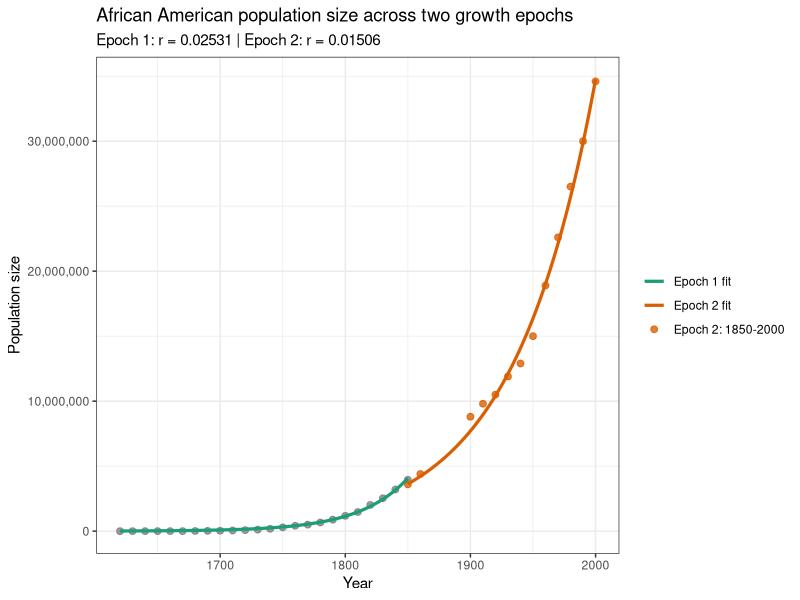

Reproduce this figure in R.
# ______________________________________________________________________________
# Aydin Karatas
# ___
# University of Southern California
# Department of Quantitative and Computational Biology
# Mooney Lab
# ___
# calc.ADMIX.params.R
# ______________________________________________________________________________


library(tidyverse)

# rate 1 ----
# data from Hacker 2021
AA.pop.1.all <- data.frame(
  period = c(
    "1610-1620", "1620-1630", "1630-1640", "1640-1650", "1650-1660",
    "1660-1670", "1670-1680", "1680-1690", "1690-1700", "1700-1710",
    "1710-1720", "1720-1730", "1730-1740", "1740-1750", "1750-1760",
    "1760-1770", "1770-1780", "1780-1790", "1790-1800", "1800-1810",
    "1810-1820", "1820-1830", "1830-1840", "1840-1850", "1850-1860",
    "1860-1861", "1861-1862", "1862-1863", "1863-1864", "1864-1865"
  ),
  pop.beginning = c(
    0, 20, 59, 585, 1568,
    2862, 4444, 6832, 16394, 27806,
    41844, 67294, 95669, 156040, 247027,
    319290, 459446, 558921, 706514, 908036,
    1195182, 1550757, 2021968, 2530405, 3204420,
    3953760, 3991133, 3903859, 3815760, 3726828
  ),
  pop.end = c(
    20, 59, 585, 1568, 2862,
    4444, 6832, 16394, 27806, 41844,
    67294, 95669, 156040, 247027, 319290,
    459446, 558921, 706514, 908036, 1195182,
    1550757, 2021968, 2530405, 3204420, 3953760,
    3991133, 3903859, 3815760, 3726828, 3630336
  ),
  growth.rate.10yr = c(
    NA, 195.0, 891.5, 168.0, 82.5,
    55.3, 53.7, 140.0, 69.6, 50.5,
    60.8, 42.2, 63.1, 58.3, 29.3,
    43.9, 21.7, 26.4, 28.5, 31.6,
    29.8, 30.4, 25.1, 26.6, 23.4,
    NA, NA, NA, NA, NA
  ),
  person.years.lived = c(
    16, 361, 2293, 9970, 21505,
    35952, 55527, 109243, 215999, 343482,
    535651, 806513, 1234030, 1980625, 2816150,
    3851269, 5075599, 6298380, 8030652, 10450423,
    13652609, 17759559, 22666906, 28541607, 35659777,
    3972417, 3947335, 3859642, 3771119, 3144251
  ),
  hours.worked.millions = c(
    0, 1, 5, 23, 49,
    82, 127, 251, 496, 788,
    1229, 1850, 2831, 4544, 6461,
    8835, 11644, 14449, 18423, 23975,
    31321, 40743, 52001, 65478, 81808,
    9113, 9056, 8855, 8651, 7213
  ),
  assumed.birth.rate = c(
    NA, 22.4, 22.4, 22.4, 22.4,
    22.4, 26.5, 27.3, 29.1, 31.0,
    34.6, 41.3, 41.4, 41.2, 46.4,
    39.5, 39.1, 44.7, 50.3, 55.8,
    55.7, 56.5, 56.5, 54.0, 52.3,
    49.6, 49.6, 49.6, 49.6, 49.6
  ),
  births = c(
    NA, 8, 51, 223, 481,
    804, 1472, 2986, 6295, 10635,
    18524, 33316, 51150, 81536, 130654,
    151957, 198660, 281549, 403648, 583395,
    759768, 1003859, 1280680, 1539820, 1865898,
    197032, 195788, 191438, 187048, 155955
  ),
  imported = c(
    32, 150, 110, 301, 1335,
    3038, 3582, 4947, 8197, 16442,
    17622, 41334, 66672, 26455, 44718,
    59557, 41129, 25105, 16183, 77368,
    5207, 410, 91, 0, 303,
    110, 0, 0, 0, 0
  ),
  smuggled = c(
    NA, NA, NA, NA, NA,
    NA, NA, NA, NA, NA,
    NA, NA, NA, NA, NA,
    NA, NA, NA, NA, NA,
    NA, 1100, 900, 500, 200,
    NA, NA, NA, NA, NA
  ),
  natural.increase.rate = c(
    NA, -30.8, 18.1, 6.8, -0.2,
    -4.0, -2.2, 4.2, 1.5, -0.7,
    1.5, -1.6, -0.5, 3.3, 1.0,
    2.1, 1.3, 2.2, 2.6, 2.4,
    2.7, 2.9, 2.4, 2.4, 2.2,
    NA, NA, NA, NA, NA
  ),
  births.plus.imports = c(
    32, 158, 161, 524, 1816,
    3842, 5054, 7933, 14492, 27077,
    36146, 74650, 117822, 107991, 175372,
    211514, 239789, 306654, 419831, 660763,
    764975, 1005369, 1281671, 1540320, 1866401,
    197142, 195788, 191438, 187048, 155955
  ),
  percent.total = c(
    0.0, 0.0, 0.0, 0.0, 0.0,
    0.0, 0.1, 0.1, 0.1, 0.3,
    0.4, 0.8, 1.2, 1.1, 1.8,
    2.2, 2.4, 3.1, 4.3, 6.7,
    7.8, 10.3, 13.1, 15.7, 19.0,
    2.0, 2.0, 2.0, 1.9, 1.6
  ),
  cumulative.number = c(
    32, 190, 351, 875, 2691,
    6533, 11587, 19520, 34012, 61089,
    97235, 171885, 289707, 397698, 573070,
    784584, 1024373, 1331027, 1750858, 2411621,
    3176596, 4181965, 5463636, 7003956, 8870357,
    9067499, 9263287, 9454725, 9641773, 9797728
  ),
  cumulative.percent = c(
    0.0, 0.0, 0.0, 0.0, 0.0,
    0.1, 0.1, 0.2, 0.3, 0.6,
    1.0, 1.8, 3.0, 4.1, 5.8,
    8.0, 10.5, 13.6, 17.9, 24.6,
    32.4, 42.7, 55.8, 71.5, 90.5,
    92.5, 94.5, 96.5, 98.4, 100.0
  ),
  stringsAsFactors = FALSE
)

AA.pop.1 <- AA.pop.1.all %>%
  mutate(
    start.year = as.numeric(sub("-.*", "", period)),
    imported.prev = dplyr::lag(imported),
    pop.beginning.no.prev.imports = pop.end - imported.prev,
    std.year = start.year - min(start.year) - 10
  ) %>%
  filter(
    !is.na(pop.beginning.no.prev.imports),
    start.year <= 1850
    ) %>%
  select(start.year, std.year, pop.beginning.no.prev.imports) 

# fit linear model on log-transformed size and extract coefficients
log.lm.model.1 <- lm(
  log(AA.pop.1$pop.beginning.no.prev.imports) ~ AA.pop.1$std.year
  )
summary(log.lm.model.1)
r0.1 <- coef(log.lm.model.1)[2]
i0.1 <- exp(coef(log.lm.model.1)[1])

log.nls.model.1 <- nls(
  data = AA.pop.1, pop.beginning.no.prev.imports ~ a * exp(b * std.year), 
  start = list(a = i0.1, b = r0.1)
)
summary(log.nls.model.1)
i.1 <- 1.207e+04 # from summary
r.1 <- 2.531e-02 # from summary


# rate 2 ----
# from...
#   1. Time Almanac 2005,
#   2. Statistical Abstract of the United States: 2003
#   3. We, the American Blacks
AA.pop.2 <- data.frame(
  year = c(
    1850, 1860, 1900, 1910, 1920, 1930, 1940, 1950, 1960, 1970, 1980, 1990, 2000
    ), 
  size = c(
    3.6, 4.4, 8.8, 9.8, 10.5, 11.9, 12.9, 15.0, 18.9, 22.6, 26.5, 30.0, 34.6
    )
  )
AA.pop.2 <- AA.pop.2 %>% 
  mutate(
    std.year = year - min(year),
    size = size * 1e6
    )

# fit linear model on log-transformed size and extract coefficients
log.lm.model.2 <- lm(
  log(AA.pop.2$size) ~ AA.pop.2$std.year
)
summary(log.lm.model.2)
r0.2 <- coef(log.lm.model.2)[2]
i0.2 <- exp(coef(log.lm.model.2)[1])


log.nls.model.2 <- nls(
  data = AA.pop.2, size ~ a * exp(b * std.year), 
  start = list(a = i0.2, b = r0.2)
)
summary(log.nls.model.2)
i.2 <- 3.630e+06 # from summary
r.2 <- 1.506e-02 # from summary


# timings ----
# from Hacker, Baharian, and Mooney
g.switch <- 9 # at 1850, 
g.tot <- 15 # 15 generations from 2000 is 1925. approx start time of admix pop

# pop size estimates ----
N.0 <- AA.pop.1$pop.beginning.no.prev.imports[2]
N.1 <- N.0 * exp(g.switch * r.1)
N.2 <- N.1 * exp((g.tot - g.switch) * r.2)

# build observed data for plotting ----
AA.pop.plot.obs <- bind_rows(
  AA.pop.1 %>%
    transmute(
      year = start.year,
      size = pop.beginning.no.prev.imports,
      epoch = "Epoch 1: 1620-1850"
    ),
  AA.pop.2 %>%
    transmute(
      year = year,
      size = size,
      epoch = "Epoch 2: 1850-2000"
    )
)

# build fitted curves for plotting ----
AA.pop.plot.fit.1 <- tibble(
  year = seq(min(AA.pop.1$start.year), max(AA.pop.1$start.year), by = 1)
) %>%
  mutate(
    std.year = year - 1620,
    size = i.1 * exp(r.1 * std.year),
    epoch = "Epoch 1 fit"
  )

AA.pop.plot.fit.2 <- tibble(
  year = seq(min(AA.pop.2$year), max(AA.pop.2$year), by = 1)
) %>%
  mutate(
    std.year = year - 1850,
    size = i.2 * exp(r.2 * std.year),
    epoch = "Epoch 2 fit"
  )

AA.pop.plot.fit <- bind_rows(AA.pop.plot.fit.1, AA.pop.plot.fit.2)

# plot ----
ggplot() +
  geom_point(
    data = AA.pop.plot.obs,
    aes(x = year, y = size, color = epoch),
    size = 2,
    alpha = 0.8
  ) +
  geom_line(
    data = AA.pop.plot.fit,
    aes(x = year, y = size, color = epoch),
    linewidth = 1.1
  ) +
  scale_y_continuous(labels = scales::comma) +
  scale_color_manual(
    values = c(
      "Epoch 1: 1625-1850" = "#1b9e77",
      "Epoch 2: 1850-2000" = "#d95f02",
      "Epoch 1 fit" = "#1b9e77",
      "Epoch 2 fit" = "#d95f02"
    )
  ) +
  labs(
    x = "Year",
    y = "Population size",
    color = NULL,
    title = "African American population size across two growth epochs",
    subtitle = paste0(
      "Epoch 1: r = ", round(r.1, 5),
      " | Epoch 2: r = ", round(r.2, 5)
    )
  ) +
  theme_bw()
